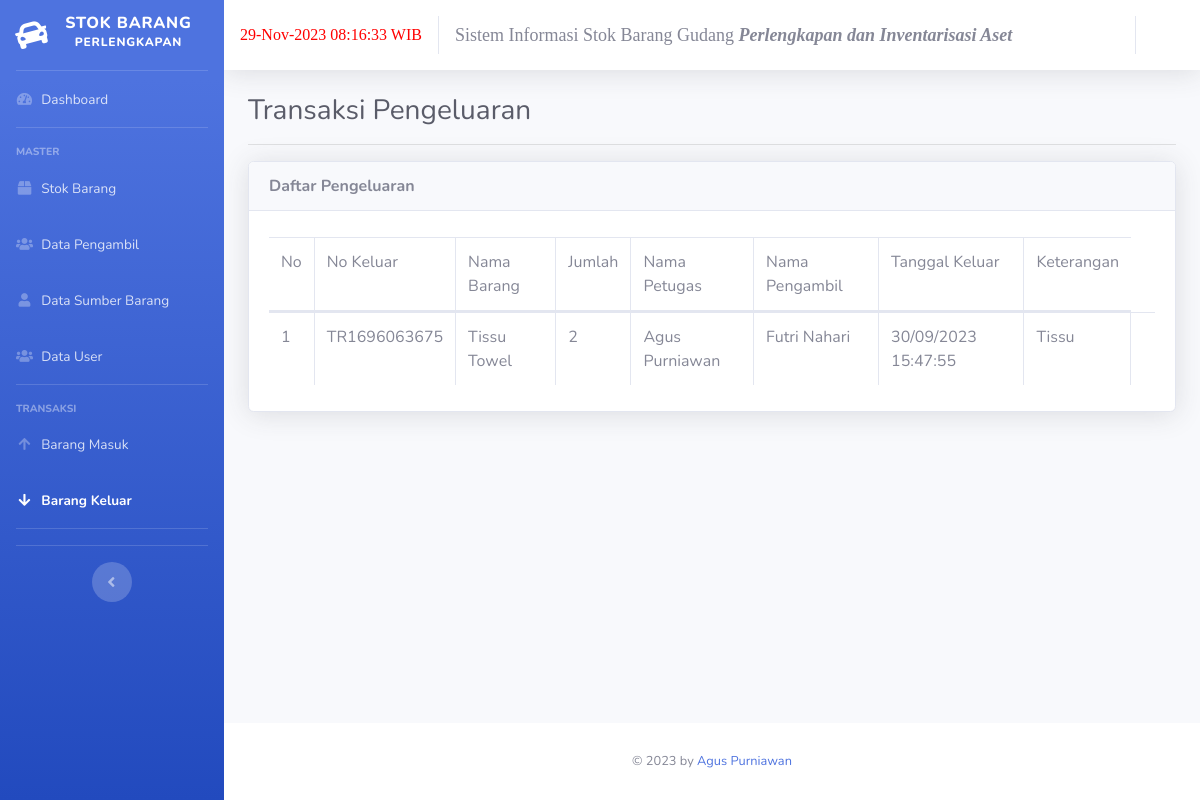
The page /index.php/pengeluaran on the database its author committed.
### tables this page shows
CREATE TABLE `pengeluaran` (
  `id` int(11) NOT NULL,
  `no_keluar` varchar(25) DEFAULT NULL,
  `tgl_keluar` varchar(25) DEFAULT NULL,
  `jam_keluar` varchar(10) DEFAULT NULL,
  `nama_customer` varchar(80) DEFAULT NULL,
  `nama_petugas` varchar(80) DEFAULT NULL
);

CREATE TABLE `detail_keluar` (
  `no_keluar` varchar(25) DEFAULT NULL,
  `nama_barang` varchar(80) DEFAULT NULL,
  `jumlah` int(11) DEFAULT NULL,
  `satuan` varchar(20) DEFAULT NULL,
  `keterangan` char(50) NOT NULL
);

### application/controllers/Pengeluaran.php (called while the page is built, shortened)
<?php
class Pengeluaran extends CI_Controller{
	public function __construct(){
		$this->data['aktif'] = 'pengeluaran';
		$this->load->model('M_barang', 'm_barang');
		$this->load->model('M_customer', 'm_customer');
		$this->load->model('M_pengeluaran', 'm_pengeluaran');
		$this->load->model('M_detail_keluar', 'm_detail_keluar');
	}
	public function index(){
		$this->data['title'] = 'Transaksi Pengeluaran';
		$this->data['all_pengeluaran'] = $this->m_pengeluaran->lihat();
		$this->data['no'] = 1;
		$this->load->view('pengeluaran/lihat', $this->data);
	}
}

### index.php (called while the page is built, shortened)
<?php
require_once BASEPATH.'core/CodeIgniter.php';

### application/models/M_pengeluaran.php (called while the page is built, shortened)
<?php
class M_pengeluaran extends CI_Model {
	protected $_table = 'pengeluaran';
	public function lihat(){
		$this->db->from($this->_table.' as p');
		$this->db->join('detail_keluar as dk','p.no_keluar=dk.no_keluar');
		$query=$this->db->get();
		return $query->result();
	}
}

### application/views/pengeluaran/lihat.php (the view, shortened to what this page needs)
<!DOCTYPE html>
<html lang="en">
<head>
	<?php $this->load->view('partials/head.php') ?>
</head>
<body id="page-top">
	<div id="wrapper">
		<?php $this->load->view('partials/sidebar.php') ?>
		<div id="content-wrapper" class="d-flex flex-column">
			<div id="content" data-url="<?= base_url('pengeluaran') ?>">
				<?php $this->load->view('partials/topbar.php') ?>
				<div class="container-fluid">
				<div class="clearfix">
					<div class="float-left">
						<h1 class="h3 m-0 text-gray-800"><?= $title ?></h1>
					</div>
				</div>
				<hr>
				<div class="card shadow">
					<div class="card-header"><strong>Daftar Pengeluaran</strong></div>
					<div class="card-body">
						<div class="table-responsive">
							<table class="table table-bordered" id="dataTable" width="100%" cellspacing="0">
								<thead>
									<tr>
										<td>No</td>
										<td>No Keluar</td>
										<td>Nama Barang</td>
										<td>Jumlah</td>
										<td>Nama Petugas</td>
										<td>Nama Pengambil</td>
										<td>Tanggal Keluar</td>
										<td>Keterangan</td>
									</tr>
								</thead>
								<tbody>
									<?php foreach ($all_pengeluaran as $pengeluaran): ?>
										<tr>
											<td><?= $no++ ?></td>
											<td><?= $pengeluaran->no_keluar ?></td>
											<td><?= $pengeluaran->nama_barang ?></td>
											<td><?= $pengeluaran->jumlah ?></td>
											<td><?= $pengeluaran->nama_petugas ?></td>
											<td><?= $pengeluaran->nama_customer ?></td>
											<td><?= $pengeluaran->tgl_keluar ?> <?= $pengeluaran->jam_keluar ?></td>
											<td><?= $pengeluaran->keterangan ?></td>
											<td>
										</tr>
									<?php endforeach ?>
								</tbody>
							</table>
						</div>
					</div>
				</div>
				</div>
			</div>
			<?php $this->load->view('partials/footer.php') ?>
		</div>
	</div>
</body>
</html>

### application/views/partials/head.php (shortened to what this page needs)
<link href="<?= base_url('sb-admin') ?>/vendor/fontawesome-free/css/all.min.css" rel="stylesheet" type="text/css">
<link href="<?= base_url('sb-admin') ?>/css/sb-admin-2.min.css" rel="stylesheet">
<link href="<?= base_url('sb-admin') ?>/vendor/datatables/dataTables.bootstrap4.min.css" rel="stylesheet">

### application/views/partials/sidebar.php (shortened to what this page needs)
<ul class="navbar-nav bg-gradient-primary sidebar sidebar-dark accordion" id="accordionSidebar">
			<a class="sidebar-brand d-flex align-items-center justify-content-center" href="index.php">
				<div class="sidebar-brand-icon rotate-n-15">
					<i class="fas fa-car"></i>
				</div>
				<div class="sidebar-brand-text mx-3">Stok Barang <sup>perlengkapan</sup></div>
			</a>
			<hr class="sidebar-divider my-0">
			<li class="nav-item <?= $aktif == 'dashboard' ? 'active' : '' ?>">
				<a class="nav-link" href="<?= base_url('dashboard') ?>">
					<i class="fas fa-fw fa-tachometer-alt"></i>
					<span>Dashboard</span></a>
			</li>
			<hr class="sidebar-divider">
			<div class="sidebar-heading">
				Master
			</div>
			<li class="nav-item <?= $aktif == 'barang' ? 'active' : '' ?>">
				<a class="nav-link" href="<?= base_url('barang') ?>">
					<i class="fas fa-fw fa-box"></i>
					<span>Stok Barang</span></a>
			</li>
			<li class="nav-item <?= $aktif == 'customer' ? 'active' : '' ?>">
				<a class="nav-link" href="<?= base_url('customer') ?>">
					<i class="fas fa-fw fa-users"></i>
					<span>Data Pengambil</span></a>
			</li>
			<li class="nav-item <?= $aktif == 'supplier' ? 'active' : '' ?>">
				<a class="nav-link" href="<?= base_url('supplier') ?>">
					<i class="fas fa-fw fa-user"></i>
					<span>Data Sumber Barang</span></a>
			</li>
			<li class="nav-item <?= $aktif == 'petugas' ? 'active' : '' ?>">
				<a class="nav-link" href="<?= base_url('petugas') ?>">
					<i class="fas fa-fw fa-users"></i>
					<span>Data User</span></a>
			</li>
			<hr class="sidebar-divider">
			<div class="sidebar-heading">
				Transaksi
			</div>
			<li class="nav-item <?= $aktif == 'penerimaan' ? 'active' : '' ?>">
				<a class="nav-link" href="<?= base_url('penerimaan') ?>">
					<i class="fas fa-fw fa-arrow-up"></i>
					<span>Barang Masuk</span></a>
			</li>
			<li class="nav-item <?= $aktif == 'pengeluaran' ? 'active' : '' ?>">
				<a class="nav-link" href="<?= base_url('pengeluaran') ?>">
					<i class="fas fa-fw fa-arrow-down"></i>
					<span>Barang Keluar</span></a>
			</li>
			<hr class="sidebar-divider">
			<hr class="sidebar-divider d-none d-md-block">
			<div class="text-center d-none d-md-inline">
				<button class="rounded-circle border-0" id="sidebarToggle"></button>
			</div>
		</ul>

### application/views/partials/topbar.php (shortened to what this page needs)
<nav class="navbar navbar-expand navbar-light bg-white topbar mb-4 static-top shadow">
					<?php
                echo "<font color='red' face='arial bold'>";
                echo date('d-M-Y H:i:s');
                echo " WIB";
                echo "</font>";
              ?>
          <marquee><font size="4" face="Copperplate Gothic Bold">Sistem Informasi Stok Barang Gudang <b><i>Perlengkapan dan Inventarisasi Aset</b></i></font></marquee>
					<ul class="navbar-nav ml-auto">
						<li class="nav-item dropdown no-arrow">
							<a class="nav-link dropdown-toggle" href="#" id="userDropdown" role="button" data-toggle="dropdown" aria-haspopup="true" aria-expanded="false">
							</a>
						</li>
					</ul>
				</nav>

### application/views/partials/footer.php
<footer class="sticky-footer bg-white">
	<div class="container my-auto">
		<div class="copyright text-center my-auto">
			<span> © 2023 by <a href="https://aguspurniawan.my.id" target="_blank">Agus Purniawan</a></span>
		</div>
	</div>
</footer>

### rows shown on the page
pengeluaran: detail_keluar.no_keluar "TR1696063675", detail_keluar.nama_barang "Tissu Towel", detail_keluar.jumlah "2", nama_petugas "Agus Purniawan", nama_customer "Futri Nahari", tgl_keluar "30/09/2023", jam_keluar "15:47:55", detail_keluar.keterangan "Tissu"

### other values the page prints
$title "Transaksi Pengeluaran"
